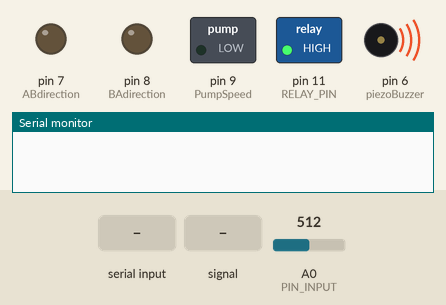
Recording of a sketch running on a simulated Arduino Uno, built with avr-gcc and run on an emulated ATmega328P. On the bench: switched loads named in the sketch (green lamp = pin HIGH), output pins drawn as LEDs (lit = HIGH), buzzer (waves = sounding, pin HIGH), the last lines printed to the serial monitor. Dashed ring = blinking. The test bench sets the inputs (shaded band); at power-on: A0 (PIN_INPUT) = 512.

Above: at 1.2 s.
1.3 s: "t" received over Serial
At 3.46 s:
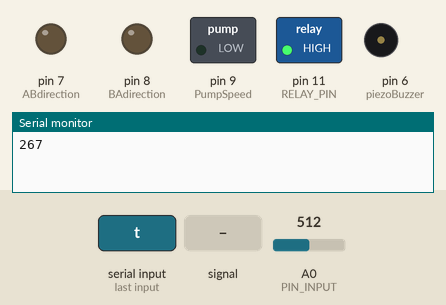
4.3 s: A0 (PIN_INPUT) set to 15
At 5.5 s:
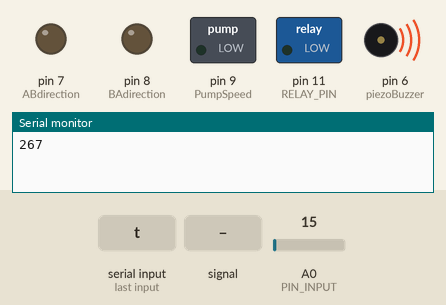
7.1 s: A0 (PIN_INPUT) set to 306
8.6 s: A0 (PIN_INPUT) fed a 200 Hz sine of ±255 counts around its level
At 10.21 s:
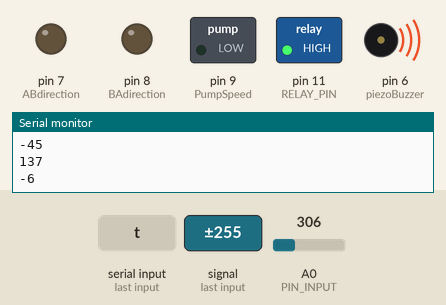
11.6 s: "s" received over Serial
At 14.75 s:
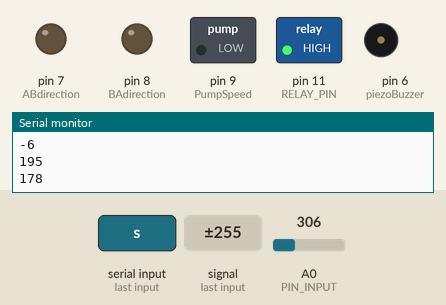
Timing chart, 0 to 15.6 s (numbered marks = the images above; inputs shaded):
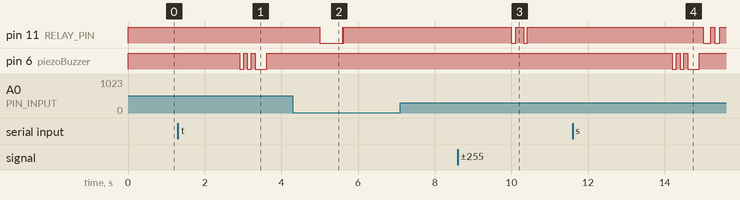

The sketch:

PID_RelayOutput_V9.ino
```cpp
/********************************************************
 * PID RelayOutput Example
 * Same as basic example, except that this time, the output
 * is going to a digital pin which (we presume) is controlling
 * a relay.  the pid is designed to Output an analog value,
 * but the relay can only be On/Off.
 *
 *   to connect them together we use "time proportioning
 * control"  it's essentially a really slow version of PWM.
 * first we decide on a window size (5000mS say.) we then
 * set the pid to adjust its output between 0 and that window
 * size.  lastly, we add some logic that translates the PID
 * output into "Relay On Time" with the remainder of the
 * window being "Relay Off Time"
 ********************************************************/

#include <PID_v1.h>

#define PIN_INPUT 0
#define RELAY_PIN 11

//Define Variables we'll be connecting to
double Setpoint, Input, Output;

//Specify the links and initial tuning parameters
double Kp=2, Ki=5, Kd=1;
PID myPID(&Input, &Output, &Setpoint, Kp, Ki, Kd, DIRECT);

int WindowSize = 5000;
unsigned long windowStartTime;


String incomingByte;
String TSP_byte_0, TSP_byte_1, TSP_byte_2, TSP_byte_3; //data for temperature setpoint (TSP)
String FD_byte_0, FD_byte_1, FD_byte_2, FD_byte_3; //data for temperature setpoint (TSP)
String FR_byte_0, FR_byte_1, FR_byte_2; //data for temperature setpoint (TSP)

int val = 0;           // variable to store the value read
int temperature = 0;           // variable to store the value read
const int PumpSpeed = 9; // Analog output pin that the LED is attached to
int ABdirection = 7;   //fluid flow direction (in corroion cell) from point A to point B
int BAdirection = 8;  //fluid flow direction (in corroion cell) from point B to point A
int PumpSpeedValue = 0;

int piezoBuzzer=6;

void setup()
{
  windowStartTime = millis();

  //initialize the variables we're linked to
  Setpoint = 25;

  //tell the PID to range between 0 and the full window size
  myPID.SetOutputLimits(0, WindowSize);

  //turn the PID on
  myPID.SetMode(AUTOMATIC);
  Serial.begin(9600);          //  setup serial

  pinMode(RELAY_PIN, OUTPUT);
  pinMode(PumpSpeed, OUTPUT);
  pinMode(ABdirection, OUTPUT);
  pinMode(BAdirection, OUTPUT);
  pinMode(piezoBuzzer, OUTPUT);


  //At start keep the pump off

  digitalWrite(ABdirection, LOW);
  digitalWrite(BAdirection, LOW);
 // pinMode(piezoBuzzer, LOW);       //keep the buzzer off in start
}

void loop()
{

 //PumpSpeedValue=255;
 //  digitalWrite(ABdirection, HIGH);
 // digitalWrite(BAdirection, LOW);

/*Checking for settings from an operator*/
   if (Serial.available() > 0) {


              incomingByte = Serial.readString();
              TSP_byte_0=incomingByte.substring(0,1);
              TSP_byte_1=incomingByte.substring(1,2);
              TSP_byte_2=incomingByte.substring(2,4);
              if (TSP_byte_0=="t" && TSP_byte_1=="s")
              {
              Setpoint=  TSP_byte_2.toInt();
              }


              FD_byte_0 = incomingByte.substring(4,5);
              FD_byte_1 = incomingByte.substring(5,6);
              FD_byte_2 = incomingByte.substring(6,7);
              FD_byte_3 = incomingByte.substring(7,8);

              if (FD_byte_0=="f" && FD_byte_1=="d" && FD_byte_2=="0" && FD_byte_3=="1" ){
                 digitalWrite(ABdirection, HIGH);
                 digitalWrite(BAdirection, LOW);
              }

              else if (FD_byte_0=="f" && FD_byte_1=="d" && FD_byte_2=="1" && FD_byte_3=="0" ){
                digitalWrite(ABdirection, LOW);
                digitalWrite(BAdirection, HIGH);
              }

              else if (FD_byte_0=="f" && FD_byte_1=="d" && FD_byte_2=="0" && FD_byte_3=="0" ){
                digitalWrite(ABdirection, LOW);
                digitalWrite(BAdirection, LOW);
              }

              FR_byte_0 = incomingByte.substring(8,9);
              FR_byte_1 = incomingByte.substring(9,10);
              FR_byte_2 = incomingByte.substring(10,11);
             //ts25fd01fr1

              if (FR_byte_0=="f" && FR_byte_1=="r" && FR_byte_2=="1" ){

                 PumpSpeedValue=155;

              }

              else if (FD_byte_0=="f" && FR_byte_1=="r" && FR_byte_2=="2" ){
                PumpSpeedValue=200;
                //Serial.println(PumpSpeedValue);
              }

              else if (FD_byte_0=="f" && FR_byte_1=="r" && FR_byte_2=="3"  ){
                PumpSpeedValue=255;
                //Serial.println(PumpSpeedValue);
              }

                // Serial.println(FR_byte_0+"-"+FR_byte_1+"-"+FR_byte_2);

                digitalWrite(piezoBuzzer, LOW);
                delay(100);
                digitalWrite(piezoBuzzer, HIGH);
                delay(100);
                digitalWrite(piezoBuzzer, LOW);
                delay(100);
                digitalWrite(piezoBuzzer, HIGH);
                delay(100);
                digitalWrite(piezoBuzzer, LOW);
                delay(300);
                digitalWrite(piezoBuzzer, HIGH);


     }

 /*Control pump speed*/
//PumpSpeedValue=255;
digitalWrite(piezoBuzzer, HIGH);
 analogWrite(PumpSpeed, PumpSpeedValue);

/*Running PID to contol temperatur*/

  for (int i=0; i<=10000; i++){

      val = analogRead(PIN_INPUT);    // read the input pin

      temperature=(val-87.782)/1.5845;

      Input = temperature;
      myPID.Compute();

      /************************************************
       * turn the output pin on/off based on pid output
       ************************************************/
      if (millis() - windowStartTime > WindowSize)
      { //time to shift the Relay Window
        windowStartTime += WindowSize;
      }
      if (Output < millis() - windowStartTime) digitalWrite(RELAY_PIN, HIGH);
      else digitalWrite(RELAY_PIN, LOW);

  }


    Serial.println(temperature);


}
```

Measured:
- after the input at 1.3 s, pin 6 (piezoBuzzer): goes LOW 0.10 s, HIGH 0.10 s, LOW 0.10 s, HIGH 0.10 s, LOW 0.30 s, then HIGH, starting after 1.6 s
- after the input at 4.3 s, pin 11 (RELAY_PIN): HIGH → LOW after 0.70 s, → HIGH 0.59 s later, → LOW 0.02 s later, → HIGH 0.02 s later
- after the input at 8.6 s, pin 11 (RELAY_PIN): alternates HIGH for 0.20 s and LOW for 0.11 s, 4 changes in all, then stays HIGH, starting after 1.4 s
- after the input at 11.6 s, pin 6 (piezoBuzzer): goes LOW 0.10 s, HIGH 0.10 s, LOW 0.10 s, HIGH 0.10 s, LOW 0.30 s, then HIGH, starting after 2.6 s
